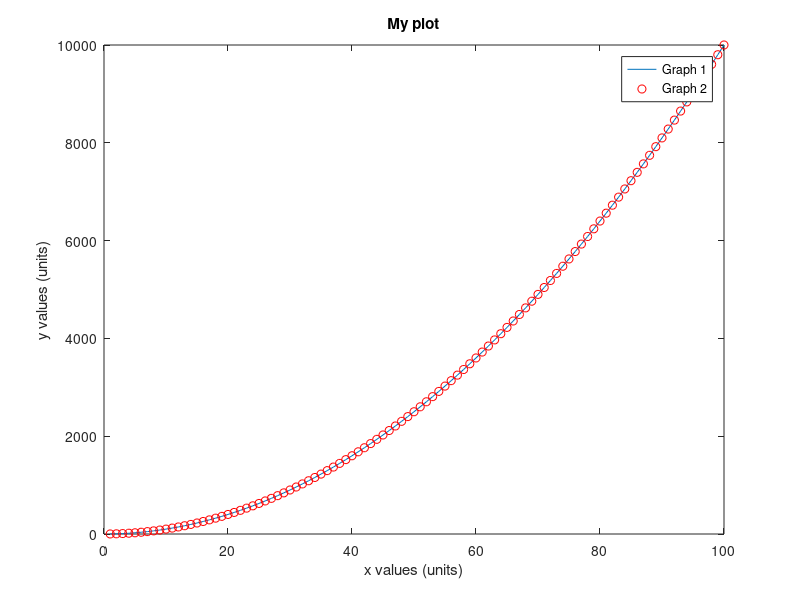

Recreate this plot in MATLAB.
x=1:1:100;    %Overwrites variable x (better to clear the variable before)
y= x.^2;
figure;     %use this to open a new figure window (optional)
plot(x,y);  %Plot y vs. x connected by lines
hold on;    %To plot on the current figure
plot(x,y,'or'); %Plot y vs. x in red circles (try ^ o sq + ... and r b g y c m k ...)

grid on;    %grid
grid off;   %remove grid

xlabel('x values (units)');     %x-axis label
ylabel('y values (units)');     %y-"
legend('Graph 1','Graph 2');    %Legend
title('My plot');               %Plot title (optional)

hold off;   %To stop plotting over